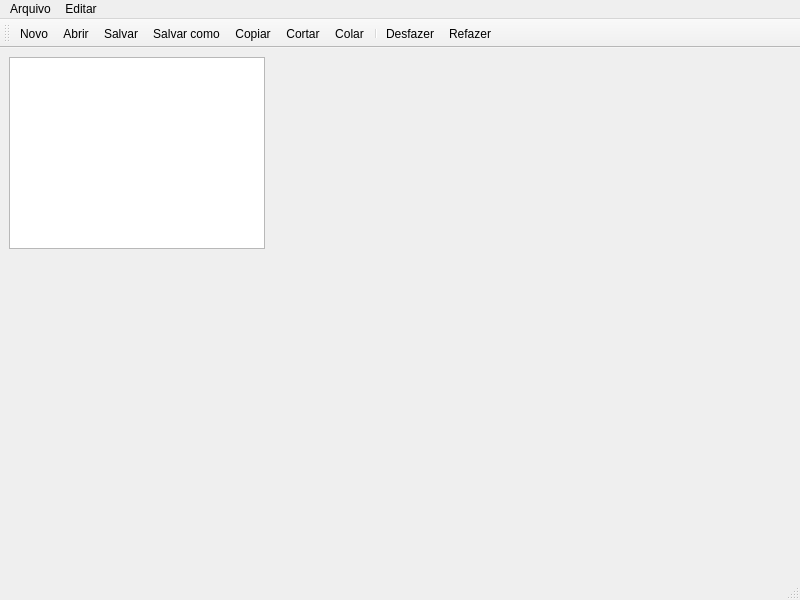
<?xml version="1.0" encoding="UTF-8"?>
<ui version="4.0">
 <class>MainWindow</class>
 <widget class="QMainWindow" name="MainWindow">
  <property name="geometry">
   <rect>
    <x>0</x>
    <y>0</y>
    <width>800</width>
    <height>600</height>
   </rect>
  </property>
  <property name="windowTitle">
   <string>MainWindow</string>
  </property>
  <widget class="QWidget" name="centralwidget">
   <widget class="QTextEdit" name="textEdit">
    <property name="geometry">
     <rect>
      <x>9</x>
      <y>9</y>
      <width>256</width>
      <height>192</height>
     </rect>
    </property>
   </widget>
  </widget>
  <widget class="QMenuBar" name="menubar">
   <property name="geometry">
    <rect>
     <x>0</x>
     <y>0</y>
     <width>800</width>
     <height>22</height>
    </rect>
   </property>
   <widget class="QMenu" name="menuFile">
    <property name="title">
     <string>Arquivo</string>
    </property>
    <addaction name="actionNovo"/>
    <addaction name="actionAbrir"/>
    <addaction name="separator"/>
    <addaction name="actionSalvar"/>
    <addaction name="actionSalvar_como"/>
   </widget>
   <widget class="QMenu" name="menuEditar">
    <property name="title">
     <string>Editar</string>
    </property>
    <addaction name="actionCopiar"/>
    <addaction name="actionCortar"/>
    <addaction name="separator"/>
    <addaction name="actionColar"/>
    <addaction name="actionDesfazer"/>
    <addaction name="actionRefazer"/>
   </widget>
   <addaction name="menuFile"/>
   <addaction name="menuEditar"/>
  </widget>
  <widget class="QStatusBar" name="statusbar"/>
  <widget class="QToolBar" name="toolBar">
   <property name="windowTitle">
    <string>toolBar</string>
   </property>
   <attribute name="toolBarArea">
    <enum>TopToolBarArea</enum>
   </attribute>
   <attribute name="toolBarBreak">
    <bool>false</bool>
   </attribute>
   <addaction name="actionNovo"/>
   <addaction name="actionAbrir"/>
   <addaction name="actionSalvar"/>
   <addaction name="actionSalvar_como"/>
   <addaction name="actionCopiar"/>
   <addaction name="actionCortar"/>
   <addaction name="actionColar"/>
   <addaction name="separator"/>
   <addaction name="actionDesfazer"/>
   <addaction name="actionRefazer"/>
  </widget>
  <action name="actionNovo">
   <property name="icon">
    <iconset resource="notepadRecursos.qrc">
     <normaloff>:/imagens/imagens/novo.png</normaloff>:/imagens/imagens/novo.png</iconset>
   </property>
   <property name="text">
    <string>Novo</string>
   </property>
  </action>
  <action name="actionAbrir">
   <property name="icon">
    <iconset resource="notepadRecursos.qrc">
     <normaloff>:/imagens/imagens/abrir.png</normaloff>:/imagens/imagens/abrir.png</iconset>
   </property>
   <property name="text">
    <string>Abrir</string>
   </property>
  </action>
  <action name="actionSalvar">
   <property name="icon">
    <iconset resource="notepadRecursos.qrc">
     <normaloff>:/imagens/imagens/salvar.png</normaloff>:/imagens/imagens/salvar.png</iconset>
   </property>
   <property name="text">
    <string>Salvar</string>
   </property>
  </action>
  <action name="actionSalvar_como">
   <property name="icon">
    <iconset resource="notepadRecursos.qrc">
     <normaloff>:/imagens/imagens/salvar_como.png</normaloff>:/imagens/imagens/salvar_como.png</iconset>
   </property>
   <property name="text">
    <string>Salvar como</string>
   </property>
  </action>
  <action name="actionCopiar">
   <property name="icon">
    <iconset resource="notepadRecursos.qrc">
     <normaloff>:/imagens/imagens/copiar.png</normaloff>:/imagens/imagens/copiar.png</iconset>
   </property>
   <property name="text">
    <string>Copiar</string>
   </property>
  </action>
  <action name="actionCortar">
   <property name="icon">
    <iconset resource="notepadRecursos.qrc">
     <normaloff>:/imagens/imagens/recortar.png</normaloff>:/imagens/imagens/recortar.png</iconset>
   </property>
   <property name="text">
    <string>Cortar</string>
   </property>
  </action>
  <action name="actionColar">
   <property name="icon">
    <iconset resource="notepadRecursos.qrc">
     <normaloff>:/imagens/imagens/colar.png</normaloff>:/imagens/imagens/colar.png</iconset>
   </property>
   <property name="text">
    <string>Colar</string>
   </property>
  </action>
  <action name="actionDesfazer">
   <property name="icon">
    <iconset resource="notepadRecursos.qrc">
     <normaloff>:/imagens/imagens/desfazer.png</normaloff>:/imagens/imagens/desfazer.png</iconset>
   </property>
   <property name="text">
    <string>Desfazer</string>
   </property>
  </action>
  <action name="actionRefazer">
   <property name="icon">
    <iconset resource="notepadRecursos.qrc">
     <normaloff>:/imagens/imagens/refazer.png</normaloff>:/imagens/imagens/refazer.png</iconset>
   </property>
   <property name="text">
    <string>Refazer</string>
   </property>
  </action>
 </widget>
 <resources>
  <include location="notepadRecursos.qrc"/>
 </resources>
 <connections/>
</ui>
